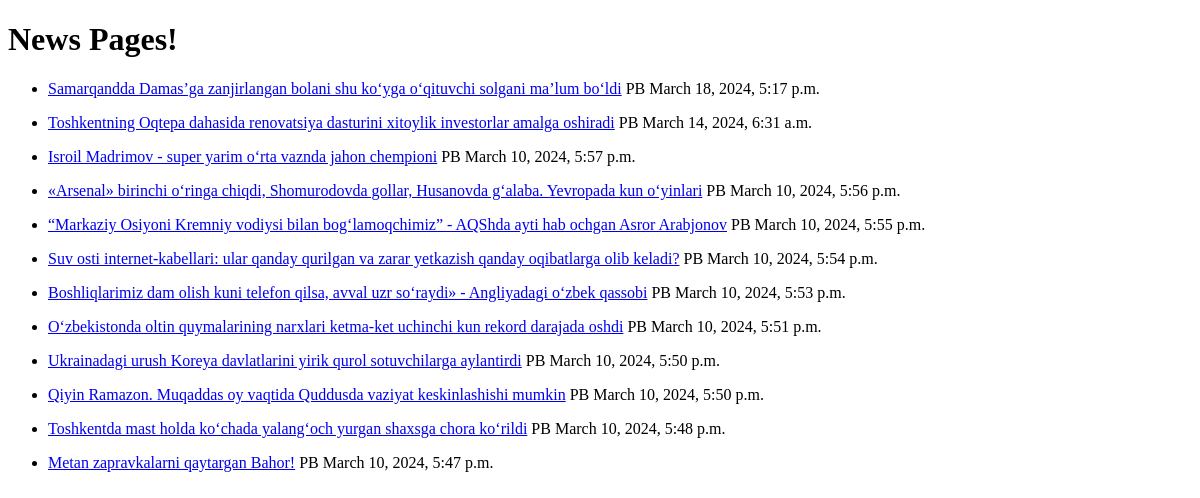
/all, run on an earlier commit of the app's database.
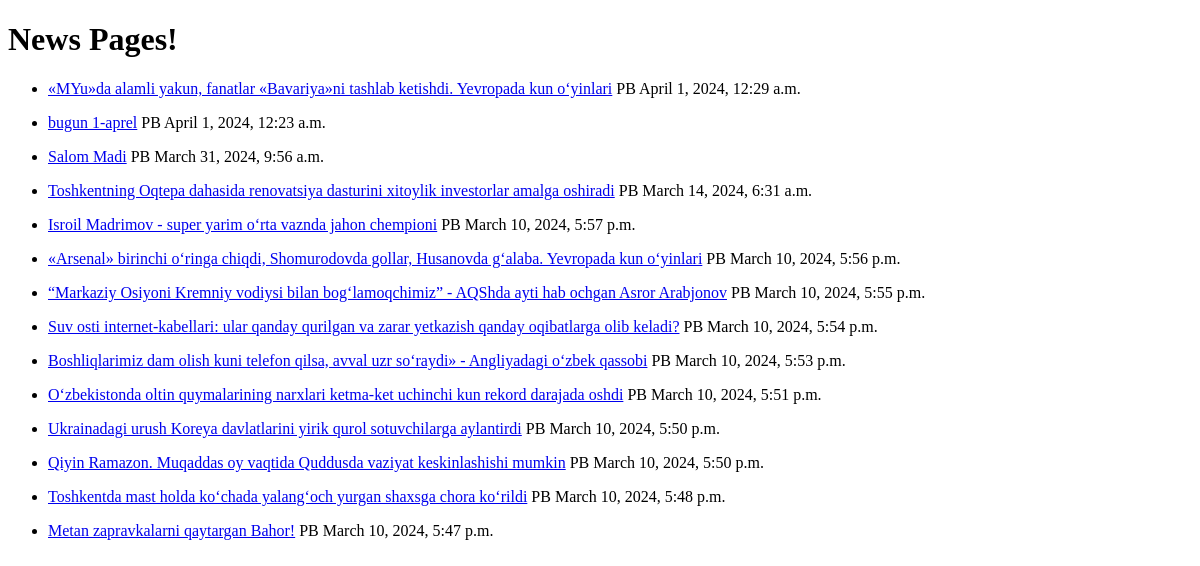
And on a later commit of the database.
### news_app/models.py (models this page shows, shortened)
class News(models.Model):
    class Status(models.TextChoices):
        Draft = 'DF', 'Draft'
        Published = 'PB', 'Published'
    title = models.CharField(max_length=200)
    slug = models.SlugField(max_length=250)
    body = models.TextField()
    image = models.ImageField(upload_to='news/img')
    category = models.ForeignKey(Category, on_delete=models.CASCADE)
    publish_time = models.DateTimeField(default=timezone.now)
    created_time = models.DateTimeField(auto_now_add=True)
    updated_time = models.DateTimeField(auto_now=True)
    status = models.CharField(max_length=2, choices=Status.choices, default=Status.Draft)
    objects = models.Manager()
    published = PublishedManager()
    class Meta:
        ordering = ['-publish_time']

### news_app/views.py (the view)
# urls.py: path('all', news_list, name='news_list'),
def news_list(request):
    news_list = News.objects.all()
    context = {
        'news_list':news_list
    }
    return render(request, 'news/news_list.html', context=context)

### news_app/context_processor.py (called while the page is built)
def latest_news(request):
    latest_news = News.published.all().order_by('-publish_time')[:10]
    categories = Category.objects.all()
    context = {
        'latest_news':latest_news,
        'categories':categories
    }
    return context

### news_app/models.py (called while the page is built)
    def get_queryset(self):
        return super().get_queryset().filter(status = News.Status.Published)

### templates/news/news_list.html (shortened to what this page needs)
<!DOCTYPE html>
<html lang="en">
<head>
</head>
<body>
<h1>
    News Pages!
</h1>
                {% for news in news_list %}
                   <ul>
                       <li>
                           <a href="{% url 'news_detail' news.id %}">{{ news.title }}</a>
                        {{ news.status }}
                        {{ news.publish_time }}
                        </li>
                   </ul>
                {% endfor  %}
</body>
</html>

What changed in the data, as far as the page shows it:
removed News: title "Samarqandda Damas’ga zanjirlangan bolani shu ko‘yga o‘qituvchi solgani ma’lum bo‘ldi", status "PB", publish_time "March 18, 2024, 5:17 p.m."
added News: title "«MYu»da alamli yakun, fanatlar «Bavariya»ni tashlab ketishdi. Yevropada kun o‘yinlari", status "PB", publish_time "April 1, 2024, 12:29 a.m."
added News: title "bugun 1-aprel", status "PB", publish_time "April 1, 2024, 12:23 a.m."
added News: title "Salom Madi", status "PB", publish_time "March 31, 2024, 9:56 a.m."
